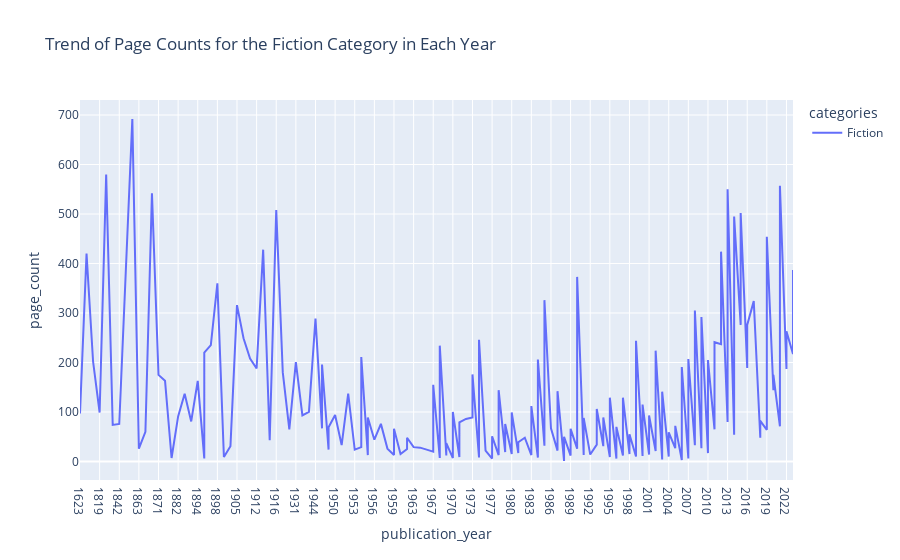

Write notebook code for a chart like this one.
### Code cell
show_page_count_trend('Fiction')

### Figure 1 — Plotly figure (JSON) as saved in the notebook; plotly's stock layout.template omitted (floating-point values rounded to 4 significant figures; data arrays with more than 128 entries replaced by an {"elided": "..."} marker saying what was removed)
{"data": [{"hovertemplate": "categories=Fiction<br>publication_year=%{x}<br>page_count=%{y}<extra></extra>", "legendgroup": "Fiction", "line": {"color": "#636efa", "dash": "solid"}, "marker": {"symbol": "circle"}, "mode": "lines", "name": "Fiction", "orientation": "v", "showlegend": true, "type": "scatter", "x": {"elided": "215 str values"}, "xaxis": "x", "y": {"elided": "215 int values"}, "yaxis": "y"}], "layout": {"legend": {"title": {"text": "categories"}, "tracegroupgap": 0}, "title": {"text": "Trend of Page Counts for the Fiction Category in Each Year"}, "xaxis": {"anchor": "y", "domain": [0, 1], "title": {"text": "publication_year"}}, "yaxis": {"anchor": "x", "domain": [0, 1], "title": {"text": "page_count"}}}}
